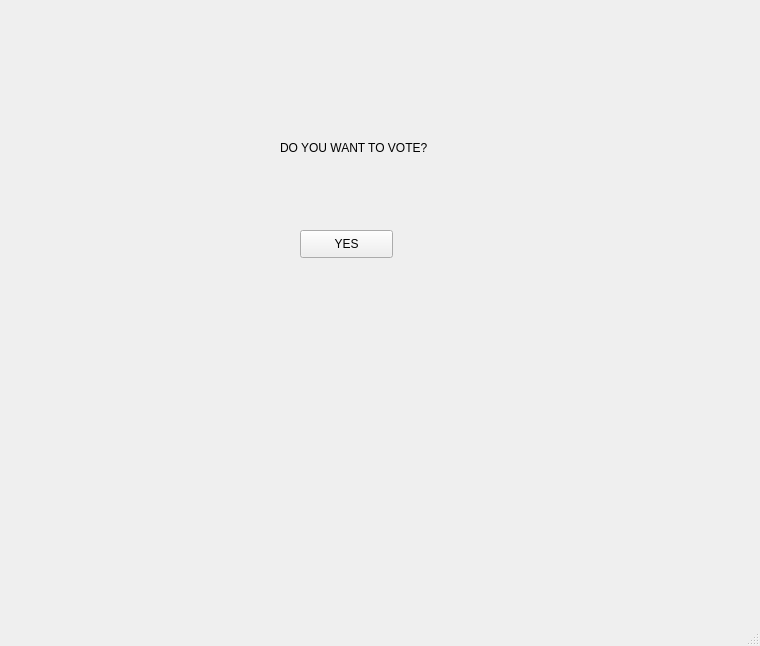
<?xml version="1.0" encoding="UTF-8"?>
<ui version="4.0">
 <class>MainWindow</class>
 <widget class="QMainWindow" name="MainWindow">
  <property name="geometry">
   <rect>
    <x>0</x>
    <y>0</y>
    <width>760</width>
    <height>646</height>
   </rect>
  </property>
  <property name="windowTitle">
   <string>MainWindow</string>
  </property>
  <widget class="QWidget" name="centralwidget">
   <widget class="QPushButton" name="button_yes">
    <property name="geometry">
     <rect>
      <x>300</x>
      <y>230</y>
      <width>93</width>
      <height>28</height>
     </rect>
    </property>
    <property name="text">
     <string>YES</string>
    </property>
   </widget>
   <widget class="QLabel" name="heading">
    <property name="geometry">
     <rect>
      <x>280</x>
      <y>140</y>
      <width>251</width>
      <height>16</height>
     </rect>
    </property>
    <property name="text">
     <string>DO YOU WANT TO VOTE?</string>
    </property>
   </widget>
  </widget>
  <widget class="QMenuBar" name="menubar">
   <property name="geometry">
    <rect>
     <x>0</x>
     <y>0</y>
     <width>760</width>
     <height>26</height>
    </rect>
   </property>
  </widget>
  <widget class="QStatusBar" name="statusbar"/>
 </widget>
 <resources/>
 <connections/>
</ui>
